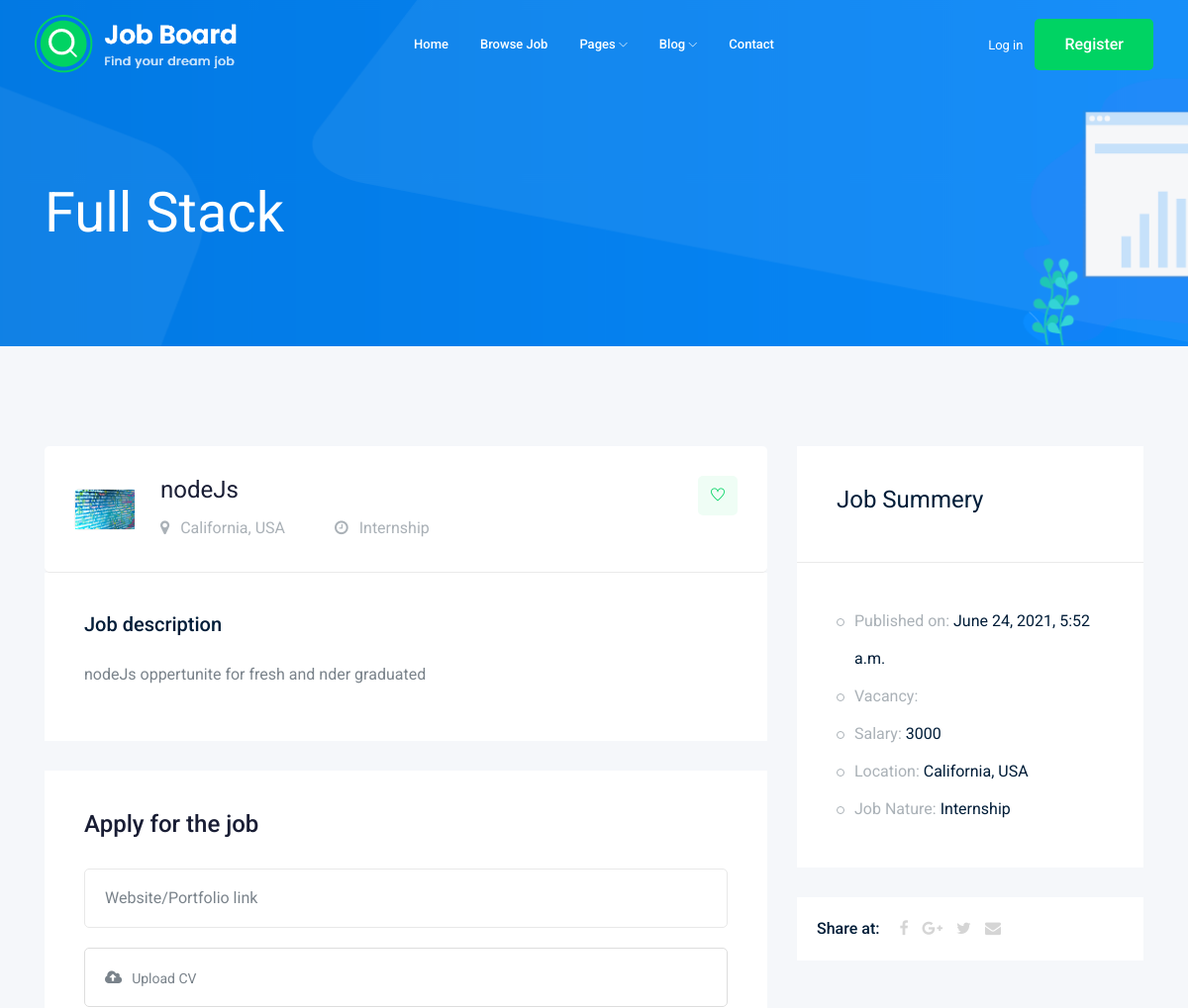
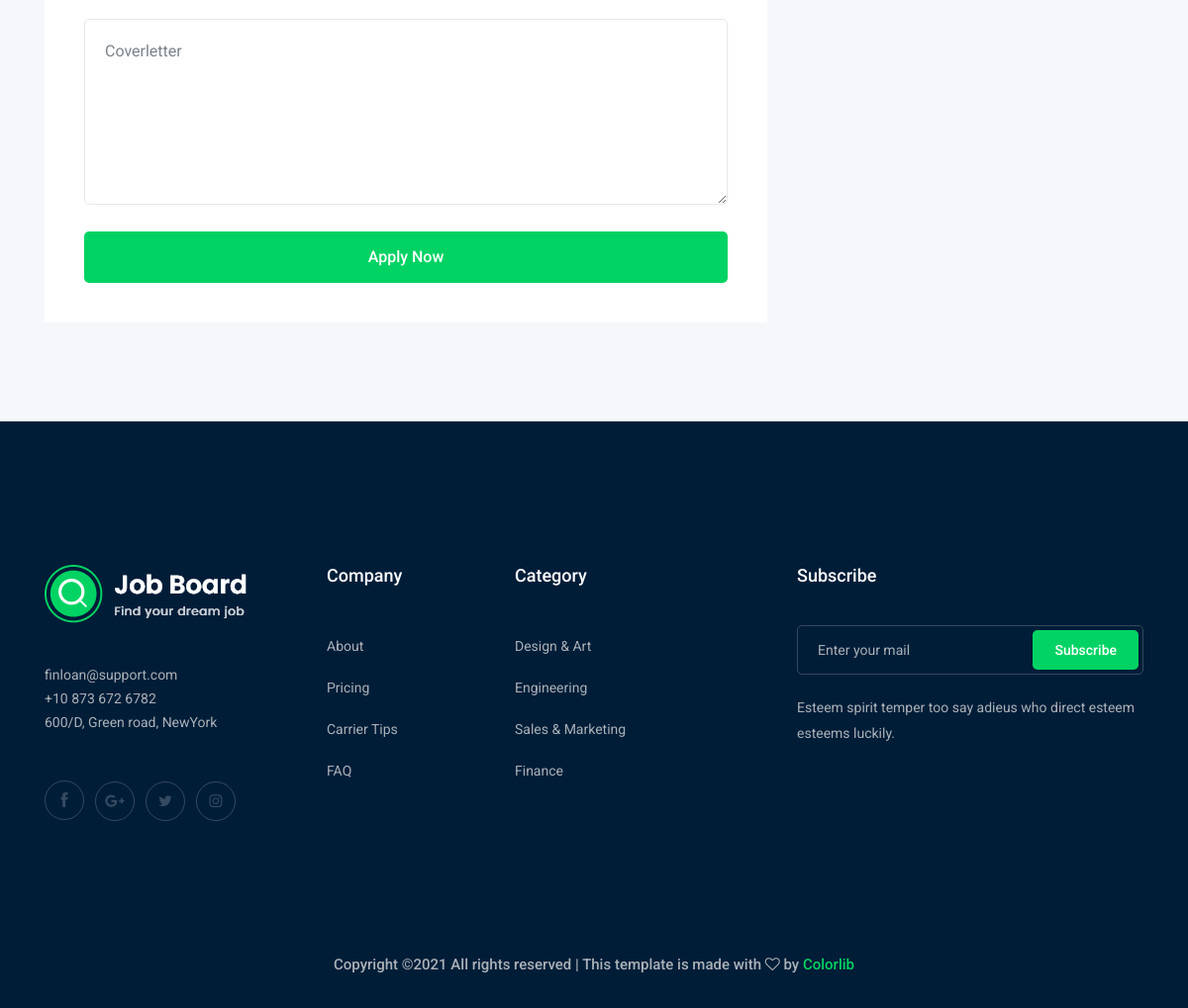
The page /jobs/nodejs on the database its author committed (2 pictures, top to bottom).
### job/models.py (models this page shows, shortened)
class Job(models.Model):
	employer = models.ForeignKey(User,  on_delete=models.CASCADE)
	title = models.CharField(max_length=50)
	job_type = models.CharField(max_length=50,choices = jobType)
	Description = models.TextField(max_length = 1000)
	publishedAt = models.DateTimeField(auto_now=True)
	Vacancy = models.IntegerField(default=1)
	salary = models.IntegerField(default=0)
	exp = models.IntegerField(default=1)
	cat = models.ForeignKey(Category,verbose_name = "Category Name", on_delete=models.CASCADE)
	image = models.ImageField(upload_to="media/jobs/", default='media/default/job-offer-on-orange-note-260nw-752376046.jpg')
	slug = models.SlugField(blank=True,null=True)

class Category(models.Model):
    name = models.CharField(max_length=50)
    def __str__(self):
	    return self.name

### job/views.py (the view, shortened to what this page needs)
# urls.py: path('<str:slug>', views.jobDetail,name="jobDetail"),
def jobDetail(request,slug):
        job = Job.objects.get(slug = slug)
        return render(request, 'job/jobDetail.html', {'job':job})

### job/templates/job/jobDetail.html (shortened to what this page needs)
{% extends 'base.html' %}
{% block headerElse %}
    <div class="bradcam_area bradcam_bg_1">
        <div class="container">
            <div class="row">
                <div class="col-xl-12">
                    <div class="bradcam_text">
                        <h3>
                            {{job.cat}}
                        </h3>
                    </div>
                </div>
            </div>
        </div>
    </div>
{% endblock headerElse %}
{% block body %}
    <div class="job_details_area">
        <div class="container">
            <div class="row">
                <div class="col-lg-8">
                    <div class="job_details_header">
                        <div class="single_jobs white-bg d-flex justify-content-between">
                            <div class="jobs_left d-flex align-items-center">
                                <div class="thumb">
                                    <img src="{{job.image.url}}" alt="">
                                </div>
                                <div class="jobs_conetent">
                                    <a href="#"><h4>{{job.title}}</h4></a>
                                    <div class="links_locat d-flex align-items-center">
                                        <div class="location">
                                            <p> <i class="fa fa-map-marker"></i> California, USA</p>
                                        </div>
                                        <div class="location">
                                            <p> <i class="fa fa-clock-o"></i> {{job.job_type}}</p>
                                        </div>
                                    </div>
                                </div>
                            </div>
                            <div class="jobs_right">
                                <div class="apply_now">
                                    <a class="heart_mark" href="#"> <i class="ti-heart"></i> </a>
                                </div>
                            </div>
                        </div>
                    </div>
                    <div class="descript_wrap white-bg">
                        <div class="single_wrap">
                            <h4>Job description</h4>
                            <p>{{job.Description}}</p>
                        </div>
                    </div>
                    <div class="apply_job_form white-bg">
                        <h4>Apply for the job</h4>
                        <form method="POST" enctype="multipart/form-data">
                            <div class="row">
                                <div class="col-md-12">
                                    <div class="input_field">
                                        <input name="protifolio" type="text" placeholder="Website/Portfolio link">
                                    </div>
                                </div>
                                <div class="col-md-12">
                                    <div class="input-group">
                                        <div class="input-group-prepend">
                                          <button type="button" id="inputGroupFileAddon03"><i class="fa fa-cloud-upload" aria-hidden="true"></i>
                                          </button>
                                        </div>
                                        <div class="custom-file">
                                          <label class="custom-file-label" for="inputGroupFile03">Upload CV</label>
                                        </div>
                                      </div>
                                </div>
                                <div class="col-md-12">
                                    <div class="input_field">
                                        <textarea name="coverLetter" id="" cols="30" rows="10" placeholder="Coverletter"></textarea>
                                    </div>
                                </div>
                                <div class="col-md-12">
                                    <div class="submit_btn">
                                        <button class="boxed-btn3 w-100" type="submit">Apply Now</button>
                                    </div>
                                </div>
                            </div>
                        </form>
                    </div>
                </div>
                <div class="col-lg-4">
                    <div class="job_sumary">
                        <div class="summery_header">
                            <h3>Job Summery</h3>
                        </div>
                        <div class="job_content">
                            <ul>
                                <li>Published on: <span>{{job.publishedAt}}</span></li>
                                <li>Vacancy: </li>
                                <li>Salary: <span>{{job.salary}}</span></li>
                                <li>Location: <span>California, USA</span></li>
                                <li>Job Nature: <span> {{job.job_type}}</span></li>
                            </ul>
                        </div>
                    </div>
                    <div class="share_wrap d-flex">
                        <span>Share at:</span>
                        <ul>
                            <li><a href="#"> <i class="fa fa-facebook"></i></a> </li>
                            <li><a href="#"> <i class="fa fa-google-plus"></i></a> </li>
                            <li><a href="#"> <i class="fa fa-twitter"></i></a> </li>
                            <li><a href="#"> <i class="fa fa-envelope"></i></a> </li>
                        </ul>
                    </div>
                    <div class="job_location_wrap">
                        <div class="job_lok_inner">
                            <div id="map" style="height: 200px;"></div>
                          </div>
                    </div>
                </div>
            </div>
        </div>
    </div>
{% endblock body %}

### templates/base.html (style rules this page uses)
.thumb { background-image: initial; background-color: rgb(28, 31, 32); border-color: rgb(52, 57, 59); padding: 0px !important; width: fit-content !important; height: fit-content !important; }
.thumb img { width:60px; }

### rows shown on the page
Job: cat "Full Stack", image (picture), title "nodeJs", job_type "Internship", Description "nodeJs oppertunite for fresh and nder graduated", publishedAt "June 24, 2021, 5:52 a.m.", salary "3000"
